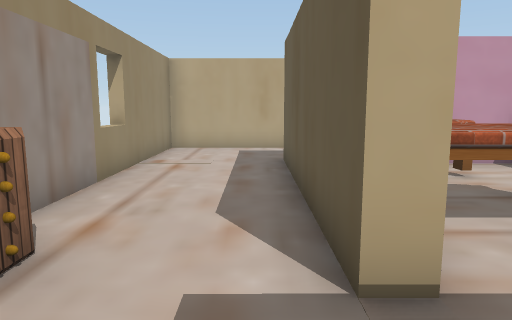
view 1 (above)

13 first-person views from a walk through a scene from a Unity 3-D project. The camera is 1.3 m above the floor, tilts 8° down and sees 70° across. The floor is counted in squares, 1 m on a side. Each view is taken from the middle of a square. On the plan, view 1 faces up. The plan holds only what a view shows up to about 15 squares ahead; the rest is blank. The place goes on beyond the plan. Some surface patterns are stand-ins.

view 2
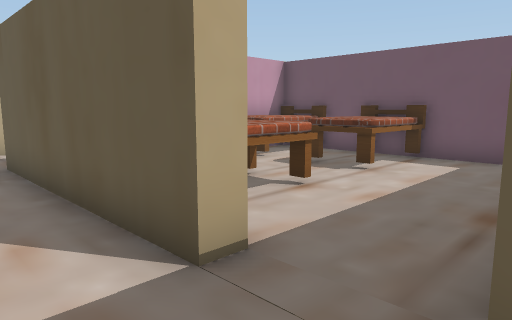

view 3
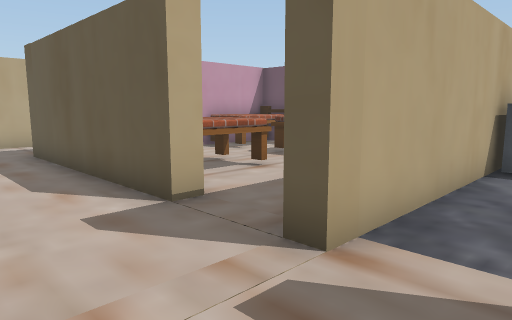

view 4
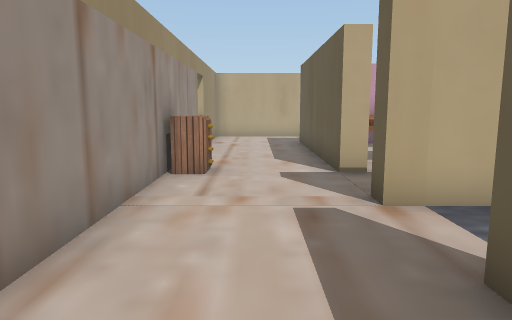

view 5
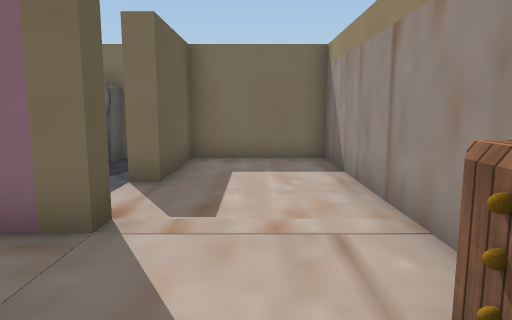

view 6
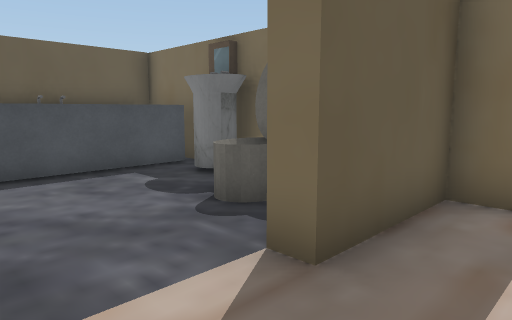

view 7
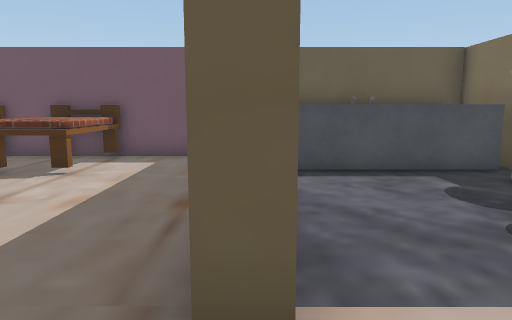

view 8
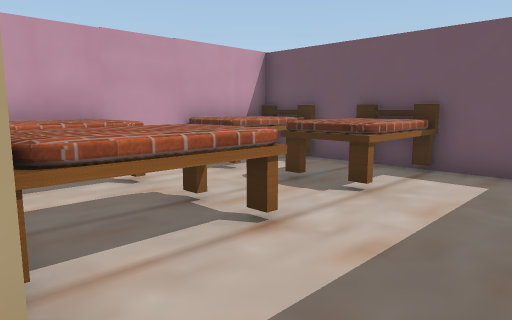

view 9
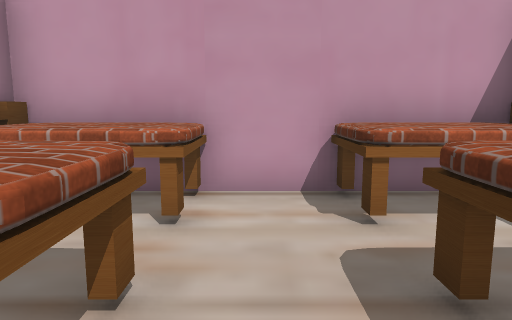

view 10
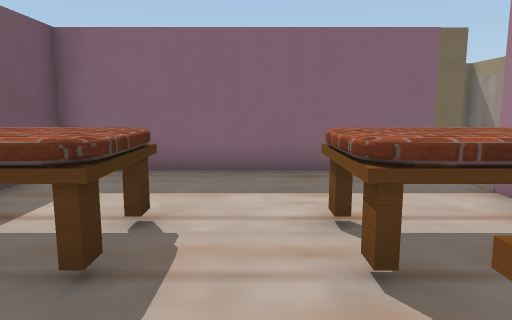

view 11
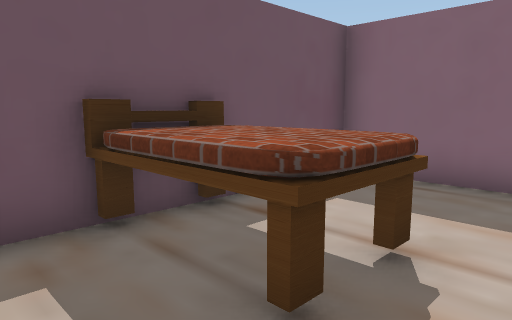

view 12
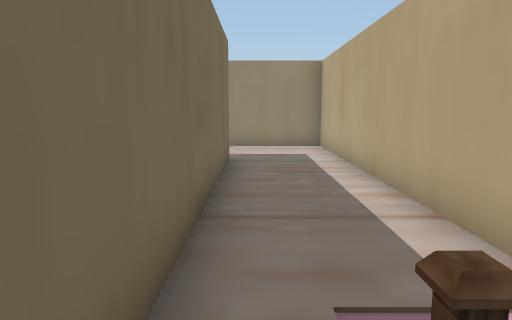

view 13
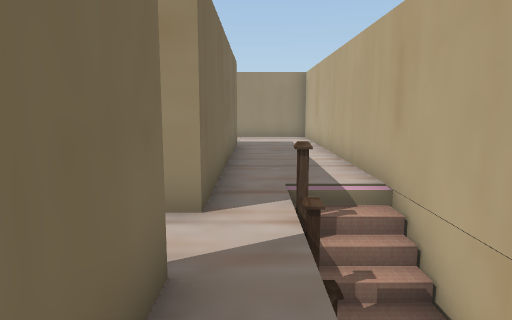

### Floor plan
Ten units are one square. View 1 is at (0, 0); x grows to the right and y downward. Boxes are objects, and circles mark ways between rooms. Rooms are numbered by the first view taken in them; rooms with no view inside come last. Other rooms are left out.
<svg viewBox="-33 -131 169 192">
<path fill="none" stroke="#000" d="M13 -29 13 -24 7 -24 7 -75M55 -93 95 -93 95 -88M7 2 7 -3 91 -3 91 -87 54 -87M112 -93 131 -93M105 -126 91 -126M110 -123 -28 -123 -28 56 7 56 7 24 14 24M44 56 52 56M69 56 91 56 91 11M79 2 7 2"/>
<rect x="-25" y="-35" width="10" height="20" fill="#bbb"><title>drawers</title></rect>
<rect x="15" y="-55" width="30" height="20" fill="#bbb"><title>bed</title></rect>
<rect x="15" y="-85" width="30" height="20" fill="#bbb"><title>bed</title></rect>
<rect x="55" y="-55" width="40" height="20" fill="#bbb"><title>bed</title></rect>
<rect x="55" y="-85" width="40" height="20" fill="#bbb"><title>bed</title></rect>
<rect x="25" y="25" width="10" height="30" fill="#bbb"><title>toilet</title></rect>
<rect x="45" y="45" width="20" height="10" fill="#bbb"><title>sink</title></rect>
<rect x="65" y="5" width="10" height="50" fill="#bbb"><title>other object</title></rect>
<circle cx="10" cy="15" r="3" fill="#2a7"/>
<text x="30" y="-50">1</text>
<text x="50" y="30">2</text>
</svg>
Room 1 opens to room 2.

Where each view was taken, in squares from view 1:
view 1: 0 up, 0 right, facing up
view 2: 0 up, 1 left, facing up-right
view 3: 2 down, 2 left, facing up-right
view 4: 5 down, 1 left, facing up
view 5: 4 up, 1 left, facing down
view 6: 0 up, 1 left, facing down-right
view 7: 0 up, 1 left, facing right
view 8: 1 up, 1 right, facing up-right
view 9: 3 up, 5 right, facing up
view 10: 8 up, 5 right, facing down
view 11: 7 up, 5 right, facing down-right
view 12: 10 up, 10 right, facing left
view 13: 10 up, 14 right, facing left
